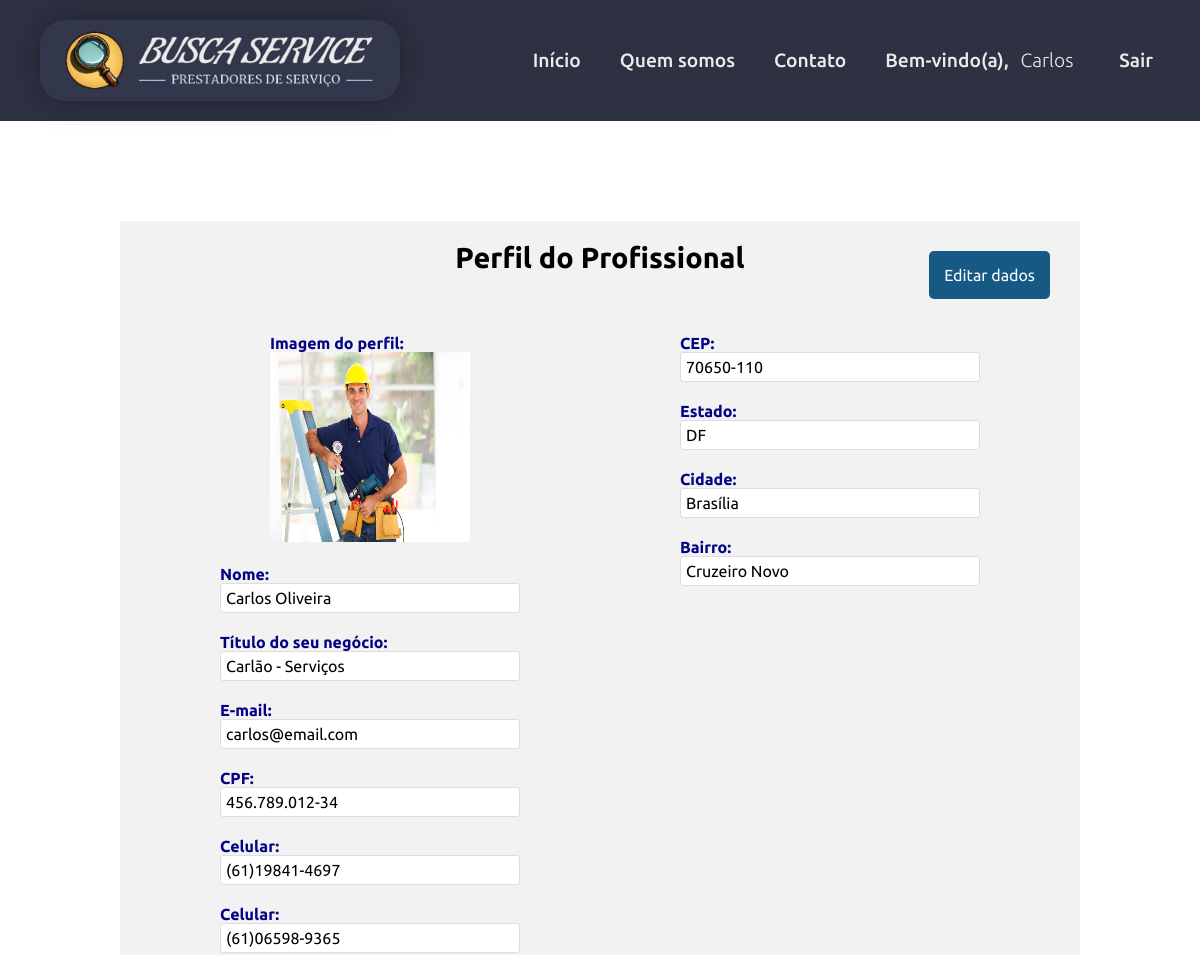
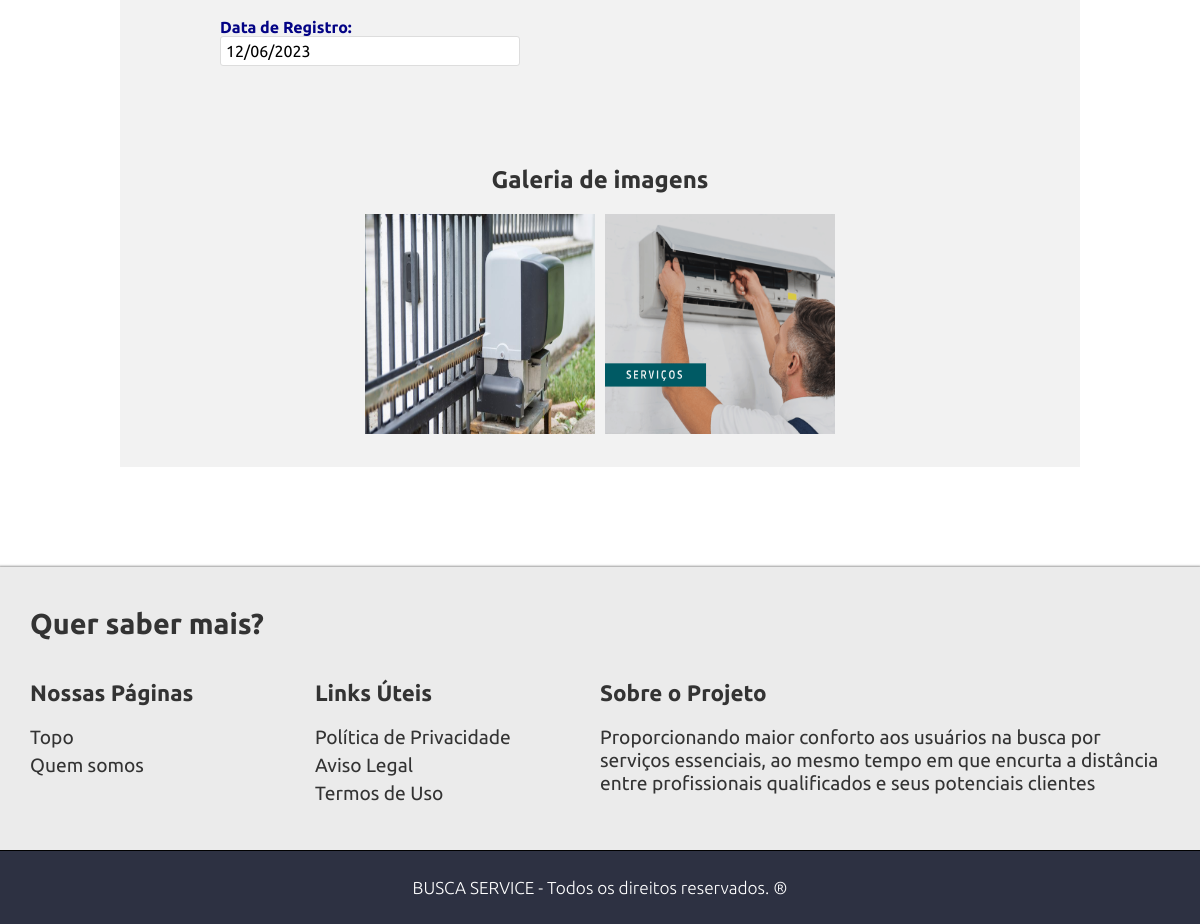
/app/views/perfil_pro.php (signed in), run on the app's committed database (2 pictures, top to bottom).
### tables this page shows
CREATE TABLE IF NOT EXISTS profissional(
  idpro INT(11) NOT NULL AUTO_INCREMENT,
  nome VARCHAR(45) NOT NULL,
  email VARCHAR(255) NOT NULL,
  senha VARCHAR(60) NOT NULL,
  cpf VARCHAR(14) NOT NULL,
  telefone VARCHAR(18) NOT NULL,
  telefone2 VARCHAR(18) NULL DEFAULT NULL,
  cep VARCHAR(9) NOT NULL,
  estado VARCHAR(45) NOT NULL,
  cidade VARCHAR(45) NOT NULL,
  bairro VARCHAR(45) NOT NULL,
  titulo VARCHAR(100) NOT NULL,
  descricaonegocio TEXT NOT NULL,
  fotoprin VARCHAR(255) NOT NULL,
  fotosec VARCHAR(255) NULL DEFAULT NULL,
  fotosec2 VARCHAR(255) NULL DEFAULT NULL,
  perfil VARCHAR(3) NOT NULL DEFAULT 'PRO' COMMENT 'ADM=Administrador\\nPRO=Profissional\\nCLI=Cliente',
  status TINYINT(1) NOT NULL DEFAULT 1 COMMENT '\"0\" = Inativo / \"1\" = Ativo',
  dataregpro DATETIME NOT NULL DEFAULT CURRENT_TIMESTAMP(),
  PRIMARY KEY (idpro),
  UNIQUE KEY unique_cpf_pro (cpf)
  );

### app/views/perfil_pro.php (the view, shortened to what this page needs)
<?php
require_once 'layouts/site/header.php';
require_once 'layouts/site/menu.php';
$idpro = isset($_SESSION['usuario']['idpro']) ? $_SESSION['usuario']['idpro'] : 0;
$dbh = Conexao::getInstance();
$query = "SELECT * FROM `busca_service`.`profissional` WHERE idpro=:idpro LIMIT 1";
$stmt = $dbh->prepare($query);
$stmt->bindParam(':idpro', $idpro);
$stmt->execute();
$row = $stmt->fetch(PDO::FETCH_ASSOC);
?>
<body>
    <div class="container">
        <h1 class="container_titulo">Perfil do Profissional</h1>
        <a href="update_pro.php?idpro=<?= base64_encode($row['idpro']) ?>" class="perfil-btn" id="edit-perfil">Editar dados</a>
        <div class="dados">
            <div class="dados-pessoais_cli">
                <div class="campo campo-pessoal">
                    <label for="" class="label_perfil">Imagem do perfil:</label>
                    <img src="<?= $row['fotoprin'] ?>" class="imagens_perfil" alt="Imagem perfil" style="width:200px;height:190px;">
                </div>
                <div class="campo campo-pessoal">
                    <label for="nome" class="label_perfil">Nome:</label>
                    <input type="text" id="nome" class="input_perfil" value="<?= $row['nome'] ?>" readonly>
                </div>
                <div class="campo campo-pessoal">
                    <label for="titulo" class="label_perfil">Título do seu negócio:</label>
                    <input type="text" id="titulo" class="input_perfil" value="<?= $row['titulo'] ?>" readonly>
                </div>
                <div class="campo campo-pessoal">
                    <label for="email" class="label_perfil">E-mail:</label>
                    <input type="text" id="email" class="input_perfil" value="<?= $row['email'] ?>" readonly>
                </div>
                <div class="campo campo-pessoal">
                    <label for="cpf" class="label_perfil">CPF:</label>
                    <input type="text" id="cpf" class="input_perfil" value="<?= $row['cpf'] ?>" readonly>
                </div>
                <div class="campo campo-pessoal">
                    <label for="telefone" class="label_perfil">Celular:</label>
                    <input type="text" id="telefone" class="input_perfil" value="<?= $row['telefone'] ?>" readonly>
                </div>
                <div class="campo campo-pessoal">
                    <label for="telefone2" class="label_perfil">Celular:</label>
                    <input type="text" id="telefone2" class="input_perfil" value="<?= $row['telefone2'] ?>" readonly>
                </div>
                <div class="campo campo-pessoal">
                    <label for="dataregcli" class="label_perfil">Data de Registro:</label>
                    <input type="text" id="data_registro" class="input_perfil" value="<?= date('d/m/Y', strtotime($row['dataregpro'])) ?>" readonly>
                </div>
            </div>
            <div class="dados dados-endereco">
                <div class="campo campo-endereco">
                    <label for="cep" class="label_perfil">CEP:</label>
                    <input type="text" id="cep" class="input_perfil" value="<?= $row['cep'] ?>" readonly>
                </div>
                <div class="campo campo-endereco">
                    <label for="estado" class="label_perfil">Estado:</label>
                    <input type="text" id="estado" class="input_perfil" value="<?= $row['estado'] ?>" readonly>
                </div>
                <div class="campo campo-endereco">
                    <label for="cidade" class="label_perfil">Cidade:</label>
                    <input type="text" id="cidade" class="input_perfil" value="<?= $row['cidade'] ?>" readonly>
                </div>
                <div class="campo campo-endereco">
                    <label for="bairro" class="label_perfil">Bairro:</label>
                    <input type="text" id="bairro" class="input_perfil" value="<?= $row['bairro'] ?>" readonly>
                </div>
            </div>
        </div>
        <section class="imagens_trabalho">
            <h2 class="imagens_trabalho_titulo">Galeria de imagens</h2>
            <div class="imagens_trabalho_img">
                <?php if (!empty($row['fotosec'])) : ?>
                    <div class="campo campo-pessoal">
                        <img src="<?= $row['fotosec'] ?>" class="imagens_perfil" alt="imagem" style="width:230px;height:220px;">
                    </div>
                <?php endif; ?>
                <?php if (!empty($row['fotosec2'])) : ?>
                    <div class="campo campo-pessoal">
                        <img src="<?= $row['fotosec2'] ?>" class="imagens_perfil" alt="Imagem" style="width:230px;height:220px;">
                    </div>
                <?php endif; ?>
            </div>
        </section>
    </div>
    <?php require_once 'layouts/site/footer.php'; ?>

### app/views/assets/css/boot.css (style rules this page uses)
* { padding: 0; margin: 0; box-sizing: border-box; text-decoration: none; font-size: 1em; font-family: 'Ubuntu', sans-serif; }

### app/views/assets/css/style.css (style rules this page uses)
html { height: 100%; min-height: 100%; }
body { display: flex; flex-direction: column; min-height: 100%; }

### app/views/assets/css/perfil_cli.css (style rules this page uses)
.container { max-width: 80%; width: 80%; margin: 100px auto; padding: 20px; background-color: #f2f2f2; text-align: center; display: flex; flex-wrap: wrap; justify-content: center; gap: 50px; box-sizing: border-box; position: relative; }
.container_titulo { font-size: 1.8em; }
.perfil-btn, .perfil-btn-link { border-radius: 5px; border: none; color: #fff; padding: 5px 10px; opacity: 0.9; display: flex; align-items: center; }
#edit-perfil { position: absolute; top: 30px; right: 30px; background-color: rgb(0, 73, 122); padding: 15px; }
.dados { display: flex; justify-content: space-between; flex-basis: 100%; }
.dados-pessoais_cli { display: flex; flex-direction: column; align-items: center; justify-content: center; flex-basis: 50%; }
.dados-endereco { display: flex; flex-direction: column; align-items: center; justify-content: flex-start; flex-basis: 50%; }
.imagens_trabalho { display: flex; flex-direction: column; align-items: center; justify-content: center; flex-basis: 100%; margin-top: 40px; }
.imagens_trabalho_titulo { font-size: 1.5em; color: #333; }
.imagens_trabalho_img { display: flex; justify-content: center; gap: 10px; margin-top: 20px; }
.campo { margin-bottom: 10px; }
.label_perfil { display: block; text-align: left; margin-top: 10px; color: rgb(3, 3, 133); font-weight: 600; }
.input_perfil[type="text"], .input_perfil[type="number"], .input_perfil[type="email"], .input_perfil[type="tel"], textarea { padding: 5px; width: 300px; border-radius: 3px; border: 1px solid #ddd; background-color: #fff; }

### data on the page
profissional: fotoprin (picture), nome "Carlos Oliveira", titulo "Carlão - Serviços", email "carlos@email.com", cpf "456.789.012-34", telefone "(61)19841-4697", telefone2 "(61)06598-9365", dataregpro "12/06/2023", cep "70650-110", estado "DF", cidade "Brasília", bairro "Cruzeiro Novo", fotosec (picture), fotosec2 (picture)

### other printed values
$primeiroNome "Carlos"
